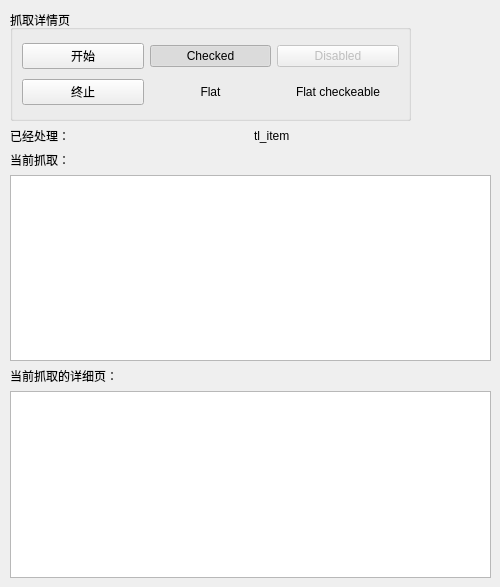
           <widget class="QWidget" name="tab_13">
            <attribute name="title">
             <string>详情页</string>
            </attribute>
            <widget class="QGroupBox" name="groupbox_spider_job_info">
             <property name="geometry">
              <rect>
               <x>10</x>
               <y>10</y>
               <width>401</width>
               <height>111</height>
              </rect>
             </property>
             <property name="title">
              <string>抓取详情页</string>
             </property>
             <layout class="QGridLayout" name="gridLayout_27" rowstretch="0,0">
              <item row="0" column="0">
               <widget class="QPushButton" name="pb_start_spider_job_info">
                <property name="text">
                 <string>开始</string>
                </property>
                <property name="icon">
                 <iconset>
                  <normaloff>start.svg</normaloff>start.svg</iconset>
                </property>
               </widget>
              </item>
              <item row="1" column="2">
               <widget class="QPushButton" name="pushButton_16">
                <property name="text">
                 <string>Flat checkeable</string>
                </property>
                <property name="checkable">
                 <bool>true</bool>
                </property>
                <property name="checked">
                 <bool>false</bool>
                </property>
                <property name="flat">
                 <bool>true</bool>
                </property>
               </widget>
              </item>
              <item row="0" column="2">
               <widget class="QPushButton" name="pushButton_13">
                <property name="enabled">
                 <bool>false</bool>
                </property>
                <property name="text">
                 <string>Disabled</string>
                </property>
                <property name="checkable">
                 <bool>false</bool>
                </property>
                <property name="checked">
                 <bool>false</bool>
                </property>
                <property name="flat">
                 <bool>false</bool>
                </property>
               </widget>
              </item>
              <item row="0" column="1">
               <widget class="QPushButton" name="pushButton_12">
                <property name="text">
                 <string>Checked</string>
                </property>
                <property name="checkable">
                 <bool>true</bool>
                </property>
                <property name="checked">
                 <bool>true</bool>
                </property>
               </widget>
              </item>
              <item row="1" column="0">
               <widget class="QPushButton" name="pushButton_end_spider_job_info">
                <property name="enabled">
                 <bool>true</bool>
                </property>
                <property name="text">
                 <string>终止</string>
                </property>
                <property name="icon">
                 <iconset>
                  <normaloff>终止.svg</normaloff>终止.svg</iconset>
                </property>
                <property name="checkable">
                 <bool>true</bool>
                </property>
                <property name="checked">
                 <bool>false</bool>
                </property>
                <property name="flat">
                 <bool>false</bool>
                </property>
               </widget>
              </item>
              <item row="1" column="1">
               <widget class="QPushButton" name="pushButton_15">
                <property name="text">
                 <string>Flat</string>
                </property>
                <property name="flat">
                 <bool>true</bool>
                </property>
               </widget>
              </item>
             </layout>
            </widget>
            <widget class="QWidget" name="layoutWidget">
             <property name="geometry">
              <rect>
               <x>10</x>
               <y>127</y>
               <width>481</width>
               <height>451</height>
              </rect>
             </property>
             <layout class="QVBoxLayout" name="verticalLayout">
              <item>
               <layout class="QHBoxLayout" name="horizontalLayout_3">
                <item>
                 <widget class="QLabel" name="label_5">
                  <property name="text">
                   <string>已经处理：</string>
                  </property>
                 </widget>
                </item>
                <item>
                 <widget class="QLabel" name="tl_item_url_count_job_info">
                  <property name="text">
                   <string>tl_item</string>
                  </property>
                 </widget>
                </item>
               </layout>
              </item>
              <item>
               <widget class="QLabel" name="label_7">
                <property name="text">
                 <string>当前抓取：</string>
                </property>
               </widget>
              </item>
              <item>
               <widget class="QPlainTextEdit" name="pt_command_line_job_info">
                <property name="minimumSize">
                 <size>
                  <width>80</width>
                  <height>0</height>
                 </size>
                </property>
               </widget>
              </item>
              <item>
               <widget class="QLabel" name="label_4">
                <property name="text">
                 <string>当前抓取的详细页：</string>
                </property>
               </widget>
              </item>
              <item>
               <widget class="QTextBrowser" name="current_climb_progress_job_info"/>
              </item>
             </layout>
            </widget>
           </widget>
